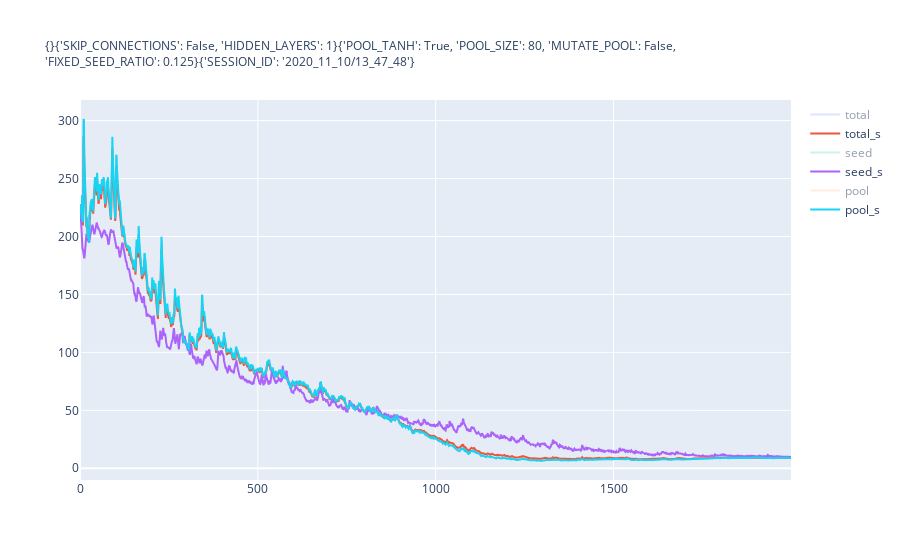

Notebook code cell kept with this figure:
### Code cell
importlib.reload(disp)
plot = disp.plot_losses(trainer.loss_log, return_plot=True, title_text=utils.get_cfg_infos())
plot
# utils.save_json(plotly.io.to_json(plot))
# utils.save_fig(plot, as_img=True)
# vis.plotlyplot(plot) # , env="present")

### Figure 1 — Plotly figure (JSON) as saved in the notebook; plotly's stock layout.template omitted (floating-point values rounded to 4 significant figures; data arrays with more than 128 entries replaced by an {"elided": "..."} marker saying what was removed)
{"data": [{"name": "total", "opacity": 0.4, "type": "scatter", "visible": "legendonly", "y": {"elided": "2000 float values"}}, {"name": "total_s", "type": "scatter", "y": {"elided": "2000 float values"}}, {"name": "seed", "opacity": 0.4, "type": "scatter", "visible": "legendonly", "y": {"elided": "2000 float values"}}, {"name": "seed_s", "type": "scatter", "y": {"elided": "2000 float values"}}, {"name": "pool", "opacity": 0.4, "type": "scatter", "visible": "legendonly", "y": {"elided": "2000 float values"}}, {"name": "pool_s", "type": "scatter", "y": {"elided": "2000 float values"}}], "layout": {"title": {"font": {"size": 12}, "text": "{}{'SKIP_CONNECTIONS': False, 'HIDDEN_LAYERS': 1}{'POOL_TANH': True, 'POOL_SIZE': 80, 'MUTATE_POOL': False,<br>'FIXED_SEED_RATIO': 0.125}{'SESSION_ID': '2020_11_10/13_47_48'}"}}}
